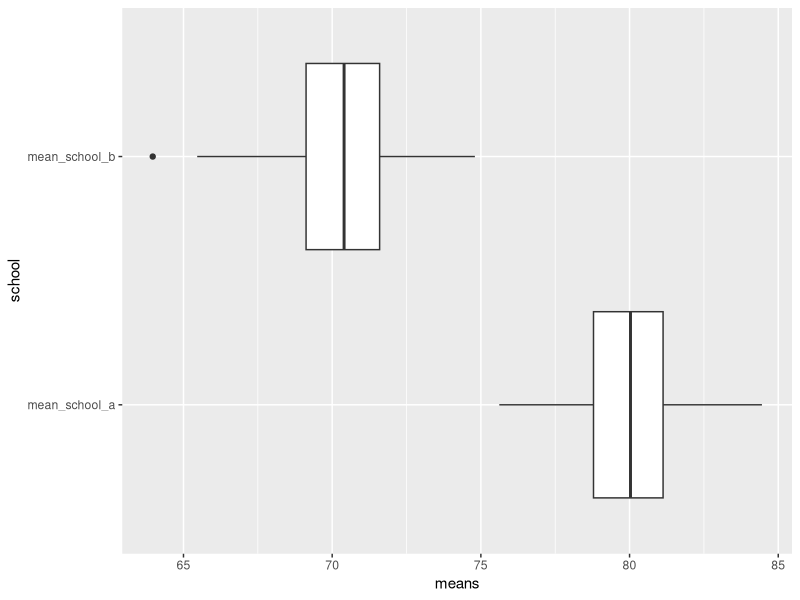

Recreate this plot in R.
#set.seed(1)
library(tidyverse) # load tidyverse for pipes and plots.

mean_school_a = 80
mean_school_b = 70 # true mean difference is 10 or .5 standard deviations (cohen's d)

sd_school_a = 20 # pooled standard deviation is 20
sd_school_b = 20

n_per_group = 100 # how many observations do we need?

school_a_data = rnorm(n = n_per_group, mean = mean_school_a, sd = sd_school_a)

school_b_data = rnorm(n = n_per_group, mean = mean_school_b, sd = sd_school_b)

mean(school_a_data) - mean(school_b_data)

t.test(school_a_data, school_b_data)

container = list()

for (i in 1:100) {
this_data = i + 1 * 5 
container[[i]] = this_data
}

# make the loop occur 100 times 
# change the inside of the loop creatively 


# generate data using the for loop 
test_container = list()
random_stuff = list()
for (i in 1:100) {
  school_a_data = rnorm(n = n_per_group, mean = mean_school_a, sd = sd_school_a)
  school_b_data = rnorm(n = n_per_group, mean = mean_school_b, sd = sd_school_b)
  t_test_result = t.test(school_a_data, school_b_data)$p.value
  result = ifelse(t_test_result < .05, 1, 0)
  test_container[[i]] = result
  random_stuff[[i]] = data.frame(mean_school_a = mean(school_a_data),
                                   mean_school_b = mean(school_b_data))
}

sum(do.call(rbind, test_container))

school_graph = do.call(rbind, random_stuff) # store data for plot

school_graph %>% # this is a pipe (shortcut: cmd/ctrl + shift + m)
  pivot_longer(cols = 1:2, names_to = "school", values_to = "means") %>%
  ggplot(aes(x = means, y = school)) + geom_boxplot()

